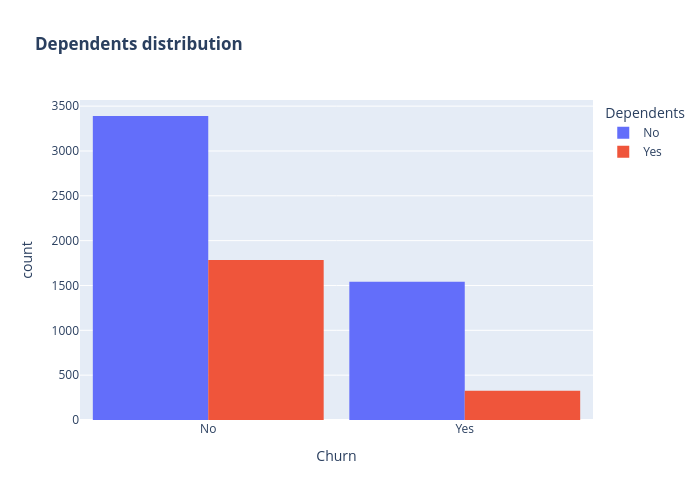

Source (notebook cell):
### Markdown cell above
## <b><a id="5-trends">5 <span style='color:#770A7A'>|</span> Demographic & Contractual Trend Analysis</a></b>

Building upon our macro behavioral discoveries, we isolate the specific relationships between demographic status and structural commitment terms. Using grouped proportion bar charts, we inspect how the presence or absence of dependents alters subscription stability when interacting with Month-to-month, One-year, and Two-year contracts.

### Code cell
#color_map = {"Yes": "#FF97FF", "No": "#AB63FA"}
fig = px.histogram(df, x="Churn", color="Dependents", barmode="group", title="<b>Dependents distribution</b>")
fig.update_layout(width=700, height=500, bargap=0.1)
fig.show()

### Figure 1 — Plotly figure (JSON) as saved in the notebook; plotly's stock layout.template omitted (floating-point values rounded to 4 significant figures; data arrays with more than 128 entries replaced by an {"elided": "..."} marker saying what was removed)
{"data": [{"alignmentgroup": "True", "bingroup": "x", "hovertemplate": "Dependents=No<br>Churn=%{x}<br>count=%{y}<extra></extra>", "legendgroup": "No", "marker": {"color": "#636efa", "pattern": {"shape": ""}}, "name": "No", "offsetgroup": "No", "orientation": "v", "showlegend": true, "type": "histogram", "x": {"elided": "4933 str values"}, "xaxis": "x", "yaxis": "y"}, {"alignmentgroup": "True", "bingroup": "x", "hovertemplate": "Dependents=Yes<br>Churn=%{x}<br>count=%{y}<extra></extra>", "legendgroup": "Yes", "marker": {"color": "#EF553B", "pattern": {"shape": ""}}, "name": "Yes", "offsetgroup": "Yes", "orientation": "v", "showlegend": true, "type": "histogram", "x": {"elided": "2110 str values"}, "xaxis": "x", "yaxis": "y"}], "layout": {"bargap": 0.1, "barmode": "group", "height": 500, "legend": {"title": {"text": "Dependents"}, "tracegroupgap": 0}, "title": {"text": "<b>Dependents distribution</b>"}, "width": 700, "xaxis": {"anchor": "y", "domain": [0, 1], "title": {"text": "Churn"}}, "yaxis": {"anchor": "x", "domain": [0, 1], "title": {"text": "count"}}}}
